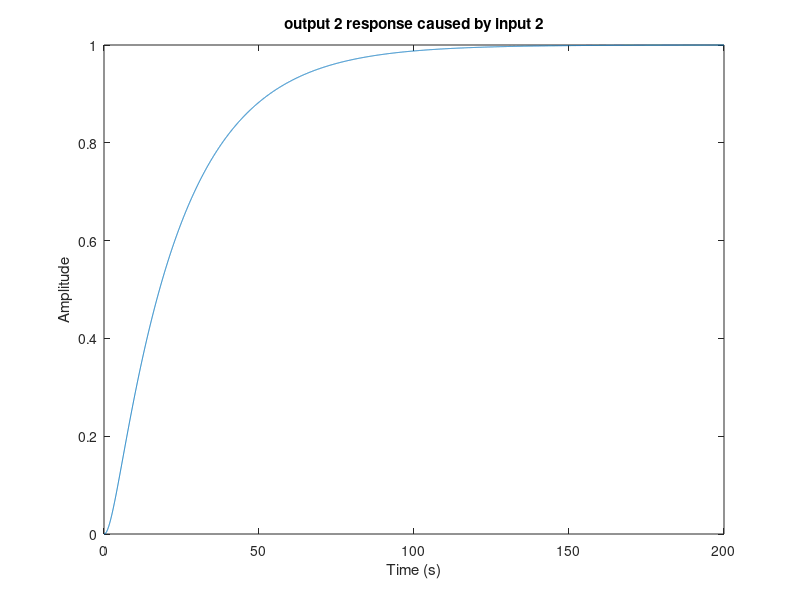

MATLAB code to generate this figure:

%

clear % clear all variables
%
%*********
%
ap= [   0.9759   3.5663    
         -0.0071  0.3810 ]

bp = [0.1699   0    
      0        0.0429]

cp = [    -4.2732   0
         0   0.0178 ]

dp = 0*ones(2,2)


%*********
%
% Natural Modes: Poles (Eigenvalues), Eigenvectors
%
[evec,eval] = eig(ap)   % evec contains eigenvectors
                        % eval contains poles or eigenvalues
                 
%******
%
%
t = [0:0.1:12];
u = [0*t' 0*t'];         % Set input u to zero for all time in order to generate zero input response;
                         % i.e. response to an initial condition x_o.

%
% Excite F404 (slow) temperature mode.
% This mode 
%            is associated with a pole at s = - 0.4.
%            has a time constant of  2.5 sec and settles in about 12.5 sec.
%            is the slowest of the F404's three (3) modes.
%            is associated with T_45
% Comment: It takes a long time to change temperature!
%
y = lsim(ss(ap, bp, eye(2,2), 0*ones(2,2)), u, t, evec(:,1)); 
plot(t,y)
grid
ylabel('States')
xlabel('Time (seconds)')
pause

%
y = lsim(ss(ap, bp, eye(2,2), 0*ones(2,2)), u, t, evec(:,2)); 
plot(t,y)
grid
title('F404 Slow RPM Mode: x_o = [ -0.9638 -0.2245 0.1440 ]')
ylabel('States')
xlabel('Time (seconds)')
pause

%

%
y = lsim(ss(ap, bp, eye(2,2), 0*ones(2,2)), u, t, evec(:,2)); 
plot(t,y)
grid
title('F404 Fast RPM Mode: x_o = [ 0.8676  -0.4781  -0.1368 ]')
ylabel('States')
xlabel('Time (seconds)')
pause


%return


%*********
%
% Transmission Zeros
%
%z = tzero(ss(ap,bp,cp,dp))                % transmission zeros
[p,z] = pzmap(ss(ap,bp,cp,dp))                % transmission zeros
%zdir =null([z*eye(2) - ap  -bp; cp dp])   % transmission zero directions

%*********
%
%
% F404 Engine TRANSFER FUNCTIONS: From u_i to x_j
%
sys = zpk(ss(ap,bp,eye(2,2),0*ones(2,2))) % Zeros, Poles, and Gains fron u_i to x_j



%*********
%
% Controllability 
%
cm = [bp ap*bp (ap^2)*bp]  % Controllability Matrix
rcm= rank(cm)              % Rank of Controllability Matrix


%*********
%
% Observability
%
om = [cp; 
      cp*ap;
      cp*(ap^2) ]          % Observability Matrix
rom = rank(om)             % Rank of Observability Matrix

%return

%*********
%
%
% F404 FREQUENCY RESPONSE: Unscaled Singular Values
%
% u = [ W_f (pph)  A_8 (sq in) ]
% x = [ N_2 (rpm)  N_25 (rpm)  T_45 (deg Fah) ]
% y = [ N_2 (rpm)              T_45 (deg Fah) ]
%
w = logspace(-2,3,100);
sv = sigma(ss(ap, bp, cp, dp),w);
sv = 20*log10(sv);
semilogx(w, sv)
%clear sv
title('Outputs: N_2, T_45; Inputs: W_f/110, A_8/22')
grid
xlabel('Frequency (rad/sec)')
ylabel('Singular Values (dB)')
pause

%return

%*********
%
% F404 SVD ANALYSIS at DC
%
dc =  cp*inv(-ap)*bp
[udc,sdc,vdc] = svd(dc)


%*********
%
% F404 SVD Analysis at w = 0.1 rad/sec
%
%s = j*0.1
%g = cp*inv(s*eye(3)-ap)*bp + dp
%[u, s, v ] = svd(g)

%*********
%
% Step Response
%
t = [0:0.1:12];
y = step(ss(ap, bp, eye(2,2), 0*ones(2,2)), t); % Step response for each state and each input

%
% Step Response due to W_f
%

%
% N_2: Due to W_f
%
plot(t,y(:,1,1))
grid
title('N_2 response for W_f =  Unit Step')
ylabel('N_2 (rpm)')
xlabel('Time (seconds)')
pause
%return

%
% N_25: Due to W_f
%
plot(t,y(:,2,1))
grid
title('N_{25} response for W_f =  Unit Step')
ylabel('N_{25} (rpm)')
xlabel('Time (seconds)')
pause
%return

%
% T_45: Due to W_f
%
plot(t,y(:,2,1))
grid
title('T_{45} response for W_f =  Unit Step')
ylabel('T_{45} (deg F)')
xlabel('Time (seconds)')
pause
%return

%
% Step Response due to A_8
%

%
% N_2: Due to A_8
%
plot(t,y(:,1,2))
grid
title('N_2 response for A_8 =  Unit Step')
ylabel('N_2 (rpm)')
xlabel('Time (seconds)')
pause
%return

%
% N_25: Due to W_f
%
plot(t,y(:,2,2))
grid
title('N_{25} response for A_8 =  Unit Step')
ylabel('N_{25} (rpm)')
xlabel('Time (seconds)')
pause
%return

%
% T_45: Due to W_f
%
plot(t,y(:,2,2))
grid
title('T_{45} response for A_8 =  Unit Step')
ylabel('T_{45} (deg F)')
xlabel('Time (seconds)')
pause
%return

%return

%
% FACTS ON SCALING: Scaling affects the shape of singular value plots.
%                   It does not alter pole locations, zero locations.
%                   It does alter directionality information.
%

%
% Scaling Matrices
%
%  unew = su uold
%  xnew = sx xold
%  ynew = sy yold
%
su = diag( [1/110, 1/22] )
sx = diag( [1/250,  1/28] ) %1/350, 
sy = diag( [1/250,  1/28] )

%
% Scaled F404 Dynamics
%
%
% u = [ W_f/110    A_8/22 ]
% x = [ N_2/250  N_25/350  T_45/28 ]
% y = [ N_2/250            T_45/28 ]
%
ap = sx*ap*inv(sx)
bp = sx*bp*inv(su)
cp = sy*cp*inv(sx)
dp = sy*dp*inv(su)
    
%
% F404 FREQUENCY RESPONSE: Scaled Singular Values
%
sv = sigma(ss(ap, bp, cp, dp),w);
sv = 20*log10(sv);
semilogx(w, sv)
%clear sv
title('Outputs: N_2/250, T_45/350; Inputs: W_f/110, A_8/22')
grid
xlabel('Frequency (rad/sec)')
ylabel('Singular Values (dB)')
pause


%
% Augment Plant with Integrators at Plant Input and Plot Singular Values
%
[ns nc] = size(bp);                      % ns = number of inputs;  nc = number of controls;   
a = [ ap             bp
      0*ones(nc,ns)    0*ones(nc,nc) ]

b = [ 0*ones(ns,nc)
      eye(nc)      ]

c = [ cp  0*ones(nc,nc) ]

d = 0*ones(nc,nc)
sv = sigma(ss(a, b, c, d),w);
sv = 20*log10(sv);
semilogx(w, sv)
%clear sv
title('Design Plant Singular Values')
grid
xlabel('Frequency (rad/sec)')
ylabel('Singular Values (dB)')
pause

%return


%
%***********
%


%
% Design of Target Loop Singular Values Using Kalman Filter
%
ll =  inv(cp*inv(-ap)*bp + dp);     % Choose ll and lh to match singular values at all frequencies
lh = -inv(ap)*bp*ll;
l = [lh 
     ll];                           % ll, lh - for low and high frequency loop shaping

sv = sigma(ss(a, l, c, d),w);
sv = 20*log10(sv);
semilogx(w, sv)
%clear sv
title('Filter Open Loop (G_{FOL}) Singular Values')
grid
xlabel('Frequency (rad/sec)')
ylabel('Singular Values (dB)')
pause



pnint = eye(nc)                                    % Process Noise Intensity Matrix
mu = 0.01;                                         % Measurement Noise Intesity; Used to adjust Kalman Filter Bandwidth
                                                   % Small mu - expensive sensor   - large bandwidth
                                                   % Large mu - inexpensive sensor - small bandwidth
mnint = mu*eye(nc)                                 % Measurement Noise Intensity Matrix 
% sysKal=ss(a, [b l], c, [d 0*ones(nc,nc)]);
% [kest, h, sig]= kalman(sysKal,pnint, mnint);  % Compute Filter Gain Matrix h
%[sig, poles, g1, rr] = care(a',c',l*l', mnint);                          
[sig, poles, g1] = care(a',c',l*l', mnint);                          
% Alternate Method for Computing h
h = g1';
sv = sigma(ss(a, h, c, d),w);
tsv = 20*log10(sv);
semilogx(w, tsv)
%clear sv
title('Target Loop (G_{KF}) Singular Values')
grid
xlabel('Frequency (rad/sec)')
ylabel('Singular Values (dB)')
pause

tolpoles = eig(a)                           % Target Open Loop Poles
%targzeros = tzero(a,h,c,0*ones(nc,nc))      % Target Open Loop Zeros
[targpoles,targzeros] = pzmap(ss(a,h,c,0*ones(nc,nc)))      % Target Open Loop Zeros
tclpoles = eig(a-h*c)                       % Target Closed Loop Poles

sv = sigma(ss(a-h*c, h, -c, eye(nc)),w);
sv = 20*log10(sv);
semilogx(w, sv)
%clear sv
title('Target Sensitivity (S_{KF}) Singular Values')
grid
xlabel('Frequency (rad/sec)')
ylabel('Singular Values (dB)')
pause


sv = sigma(ss(a-h*c, h, c, 0*eye(nc)),w);
sv = 20*log10(sv);
semilogx(w, sv, w, 20*log10(10./w))
%clear sv
title('Target Complementary (T_{KF}) Singular Values')
grid
xlabel('Frequency (rad/sec)')
ylabel('Singular Values (dB)')
pause


%
% Recover Target Loop By Solving Cheap LQR Problem
%
q = c'*c;                                            % State Weighting Matrix
rho = 1e-3;                                          % Cheap control recovery parameter;
                                                     % The smaller the parameter, the better the recovery.
r = rho*eye(nc)                                      % Control Weigthing Matrix
%[k, poles, g, rr] = care(a,b,q,r);                   % Compute Control Gain Matrix G
[k, poles, g] = care(a,b,q,r);                   % Compute Control Gain Matrix G


%
% Compensator Analysis
%
ak = [ a-b*g-h*c  0*ones(ns+nc,nc)
       g          0*ones(nc,nc) ]

bk = [ h
       0*ones(nc,nc) ]

ck = [0*ones(nc, ns+nc) eye(nc,nc) ]


%cpoles = eig(ak)                               % Compensator Poles
%czeros = tzero(a, h, g, 0*ones(nc,nc))         % Compensator Zeros
[cpoles, czeros] = pzmap(ss(a, h, g, 0*ones(nc,nc)))         % Compensator Zeros
%zerocheck = tzero(ak, bk, ck, 0*ones(nc,nc))   % Check Compensator Zeros
[polecheck, zerocheck] = pzmap(ss(ak, bk, ck, 0*ones(nc,nc)))   % Check Compensator Zeros

sv = sigma(ss(ak, bk, ck, 0*eye(nc)),w);
sv = 20*log10(sv);
semilogx(w, sv)
%clear sv
title('Compensator Singular Values')
grid
xlabel('Frequency (rad/sec)')
ylabel('Singular Values (dB)')
pause


%
% Open Loop Analysis
%
al = [ ap                     bp*ck
       0*ones(ns+nc+nc,ns)    ak    ]

bl = [ 0*ones(ns,nc)
       bk ]
    
cl = [ cp  0*ones(nc,ns+nc+nc) ]
    
%olpoles = eig(al)                          % Open Loop Poles
%olzeros = tzero(al,bl,cl,0*ones(nc,nc))    % Open Loop Zeros
[olpoles, olzeros] = pzmap(ss(al,bl,cl,0*ones(nc,nc)))    % Open Loop Zeros    
sv = sigma(ss(al, bl, cl, 0*eye(nc)),w);
sv = 20*log10(sv);
semilogx(w, sv, w, tsv)
%clear sv
title('Open Loop Singular Values')
grid
xlabel('Frequency (rad/sec)')
ylabel('Singular Values (dB)')
pause   

%
% Closed Loop Analysis
%
clpoles = eig(al-bl*cl)           % Closed Loop Poles
clpkf = eig(a - h*c)              % Closed Loop Poles Due to Kalman Filter
clpreg = eig(a - b*g)             % Closed Loop Poles Due to Regulator


sv = sigma(ss(al-bl*cl, bl, -cl, eye(nc)),w);
sv = 20*log10(sv);
semilogx(w, sv)
%clear sv
title('Sensitivity Singular Values')
grid
xlabel('Frequency (rad/sec)')
ylabel('Singular Values (dB)')
pause 

sv = sigma(ss(al-bl*cl, bl, cl, 0*eye(nc)),w);
sv = 20*log10(sv);
semilogx(w, sv)
%clear sv
title('Complementary Sensitivity Singular Values')
grid
xlabel('Frequency (rad/sec)')
ylabel('Singular Values (dB)')
pause 

%
% Step Response in Closed Loop 
%

[y,t] = step(ss(al-bl*cl, bl, cl, 0*eye(nc)));
plot(t,y(:,1,1))
xlabel('Time (s)')
ylabel('Amplitude')
title('output 1 response caused by input 1')
pause
%return

%
plot(t,y(:,1,2))
xlabel('Time (s)')
ylabel('Amplitude')
title('output 1 response caused by input 2')
pause
%return

plot(t,y(:,2,1))
xlabel('Time (s)')
ylabel('Amplitude')
title('output 2 response caused by input 1')
pause
%return

%
plot(t,y(:,2,2))
xlabel('Time (s)')
ylabel('Amplitude')
title('output 2 response caused by input 2')
pause
%return
disp('You can see a good tracking and a good disturbance rejection')

